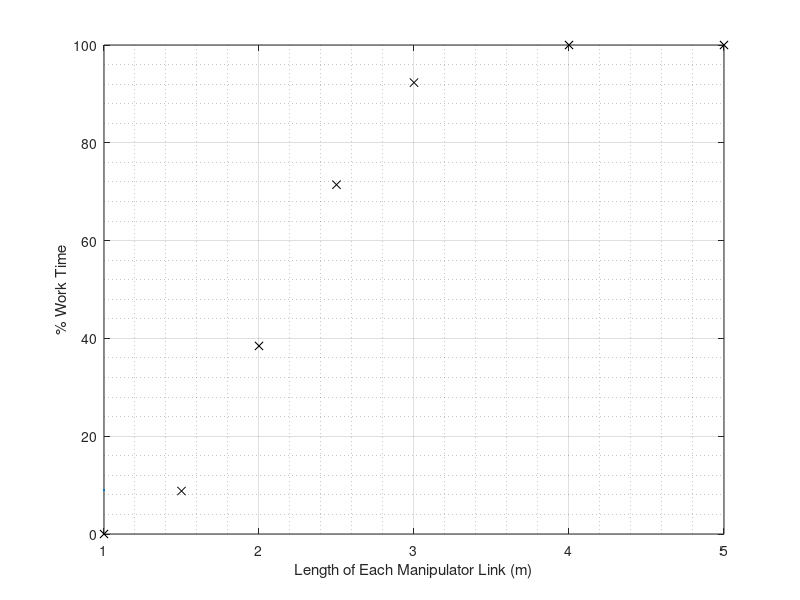

MATLAB code to generate this figure: (Note: this script raises an error after producing the figure.)
%%
close all

%% Arm lengths

armLengths = [5, 4, 3, 2.5, 2, 1.5, 1 ];
workTime = [18.2, 18.2, 16.8, 13, 7, 1.6, 0] ./ 18.2 * 100;

figure
plot(armLengths, workTime, 'xk', MarkerSize=9)
xlabel('Length of Each Manipulator Link (m)')
ylabel('% Work Time')
grid on
grid minor

%% different density 
robNames = {'Oil', 'Sea Water', 'Honey'};

rob = {};
rob{1} = load("data\RobotSim_oil.mat");
rob{2} = load("data\RobotSim_sea.mat");
rob{3} = load("data\RobotSim_honey.mat");
rob{4} = load("data\RobotSim_sea_control_off.mat");

zero = zeros(length(rob{1}.time.t), 1);

figure;
x0=600;     % location of figure in the screen
y0=200;     % location of figure in the screen
width=600;  % width of figure
height=500; % height of figure
set(gcf,'position',[x0,y0,width,height])
% sgtitle('Positional Errors')
subplot(3,1,1)
for ii = 1:3
    plot(rob{ii}.time.t, rob{ii}.waves.eta, 'LineWidth', 1, 'DisplayName', robNames{ii});
    hold on
end
    xlim([min(rob{1}.time.t) max(rob{1}.time.t)]);
    ylim([min(rob{1}.waves.eta)*1.2 max(rob{1}.waves.eta)*1.2]);
    xlabel('Time (s)');
    ylabel('Wave Height (m)');
    grid on
    grid minor
    plot(rob{1}.time.t, zero, 'r', 'LineWidth', 1)
    hold off

subplot(3,1,2)
for ii = 1:3
    plot(rob{ii}.time.t, rob{ii}.volturnus.robotPlots.px-rob{ii}.volturnus.DC.px, 'LineWidth', 1, 'DisplayName', robNames{ii});
    hold on
end
    xlim([min(rob{1}.time.t) max(rob{1}.time.t)]);
    %ylim([min(volturnus.robotPlots.px)*1.2 max(volturnus.robotPlots.px)*1.2]);
    xlabel('Time (s)');
    ylabel('Surge error (m)');
    grid on
    grid minor
    
    plot(rob{1}.time.t, zero, 'r', 'LineWidth', 1)
    hold off
    %set(gca, 'Fontsize', 18);
    legend(robNames);
        
subplot(3,1,3)
for ii = 1:3
    plot(rob{ii}.time.t, rob{ii}.volturnus.robotPlots.pz-rob{ii}.volturnus.DC.pz, 'LineWidth', 1, 'DisplayName', robNames{ii});
    hold on
end
    xlim([min(rob{1}.time.t) max(rob{1}.time.t)]);
    %ylim([min(volturnus.robotPlots.pz)*1.001 max(volturnus.robotPlots.pz)*0.999]);    
    xlabel('Time (s)');
    ylabel('Heave error (m)');
    grid on
    grid minor

    hold on
    plot(rob{1}.time.t, zero, 'r', 'LineWidth', 1)
    hold off
    %set(gca, 'Fontsize', 18);
    
%% control on off

figure;
x0=600;     % location of figure in the screen
y0=200;     % location of figure in the screen
width=600;  % width of figure
height=500; % height of figure
set(gcf,'position',[x0,y0,width,height])
% sgtitle('Positional Errors')
% subplot(2,1,1)
% for ii = [2,4]
%     plot(rob{ii}.time.t, rob{ii}.waves.eta, 'LineWidth', 1, 'DisplayName', robNames{ii});
%     hold on
% end
%     xlim([min(rob{1}.time.t) max(rob{1}.time.t)]);
%     ylim([min(rob{1}.waves.eta)*1.2 max(rob{1}.waves.eta)*1.2]);
%     xlabel('Time (s)');
%     ylabel('Wave Height (m)');
%     grid on
%     grid minor
%     plot(rob{1}.time.t, zero, 'r', 'LineWidth', 1)
%     hold off

subplot(2,1,1)
for ii = [2,4]
    plot(rob{ii}.time.t, rob{ii}.volturnus.robotPlots.px-rob{ii}.volturnus.DC.px, 'LineWidth', 1);
    hold on
end
    xlim([min(rob{1}.time.t) max(rob{1}.time.t)]);
    %ylim([min(volturnus.robotPlots.px)*1.2 max(volturnus.robotPlots.px)*1.2]);
    xlabel('Time (s)');
    ylabel('Surge error (m)');
    grid on
    grid minor
    
    plot(rob{1}.time.t, zero, 'r', 'LineWidth', 1)
    hold off
    %set(gca, 'Fontsize', 18);
    legend('Controller On', 'Controller Off');
        
subplot(2,1,2)
for ii = [2,4]
    plot(rob{ii}.time.t, rob{ii}.volturnus.robotPlots.pz-rob{ii}.volturnus.DC.pz, 'LineWidth', 1);
    hold on
end
    xlim([min(rob{1}.time.t) max(rob{1}.time.t)]);
    %ylim([min(volturnus.robotPlots.pz)*1.001 max(volturnus.robotPlots.pz)*0.999]);    
    xlabel('Time (s)');
    ylabel('Heave error (m)');
    grid on
    grid minor

    hold on
    plot(rob{1}.time.t, zero, 'r', 'LineWidth', 1)
    hold off
    %set(gca, 'Fontsize', 18);